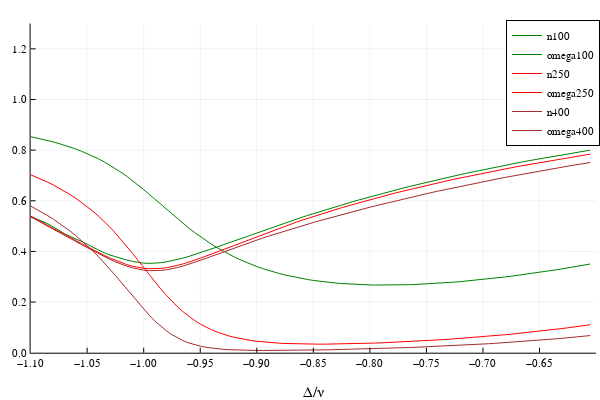

Notebook code for this chart:
### Code cell
data100=CSV.read("sweep_detuning_100.csv", DataFrame);
data250=CSV.read("sweep_detuning_250.csv", DataFrame);
data400=CSV.read("sweep_detuning_400.csv", DataFrame);
plot(xticks = -1.1:0.05:-0.65, yticks = 0:0.2:1.2,xlims = (-1.1, -0.6), ylims = (0, 1.3))
plot!(data100.delta, data100.n, label= "n100",xlabel="Δ/ν",color=:green)
plot!(data100.delta, data100.omega, label= "omega100",color=:green)
plot!(data250.delta, data250.n, label= "n250",color=:red)
plot!(data250.delta, data250.omega, label= "omega250",color=:red)
plot!(data400.delta, data400.n, label= "n400",color=:brown)
plot!(data400.delta, data400.omega, label= "omega400",color=:brown)
